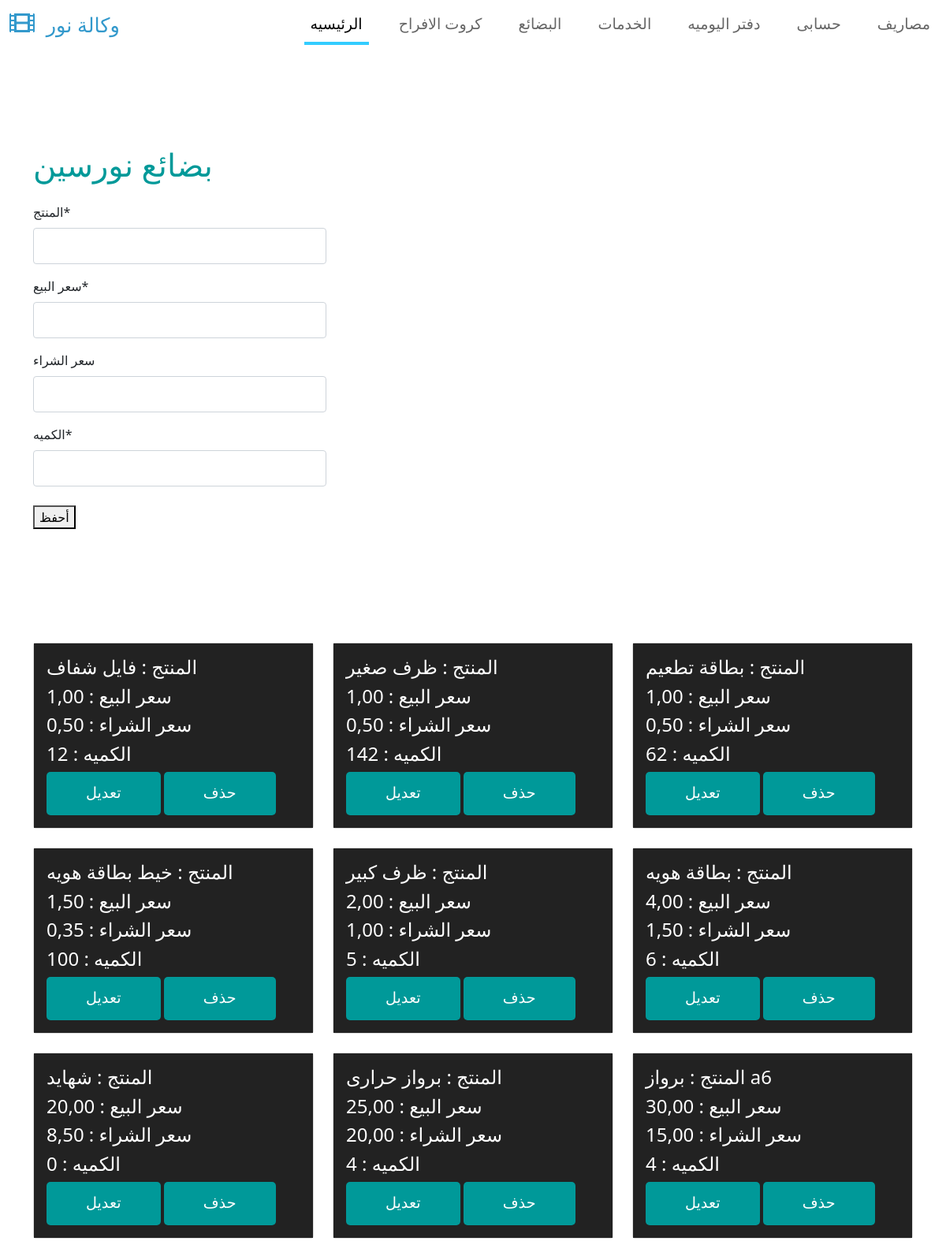
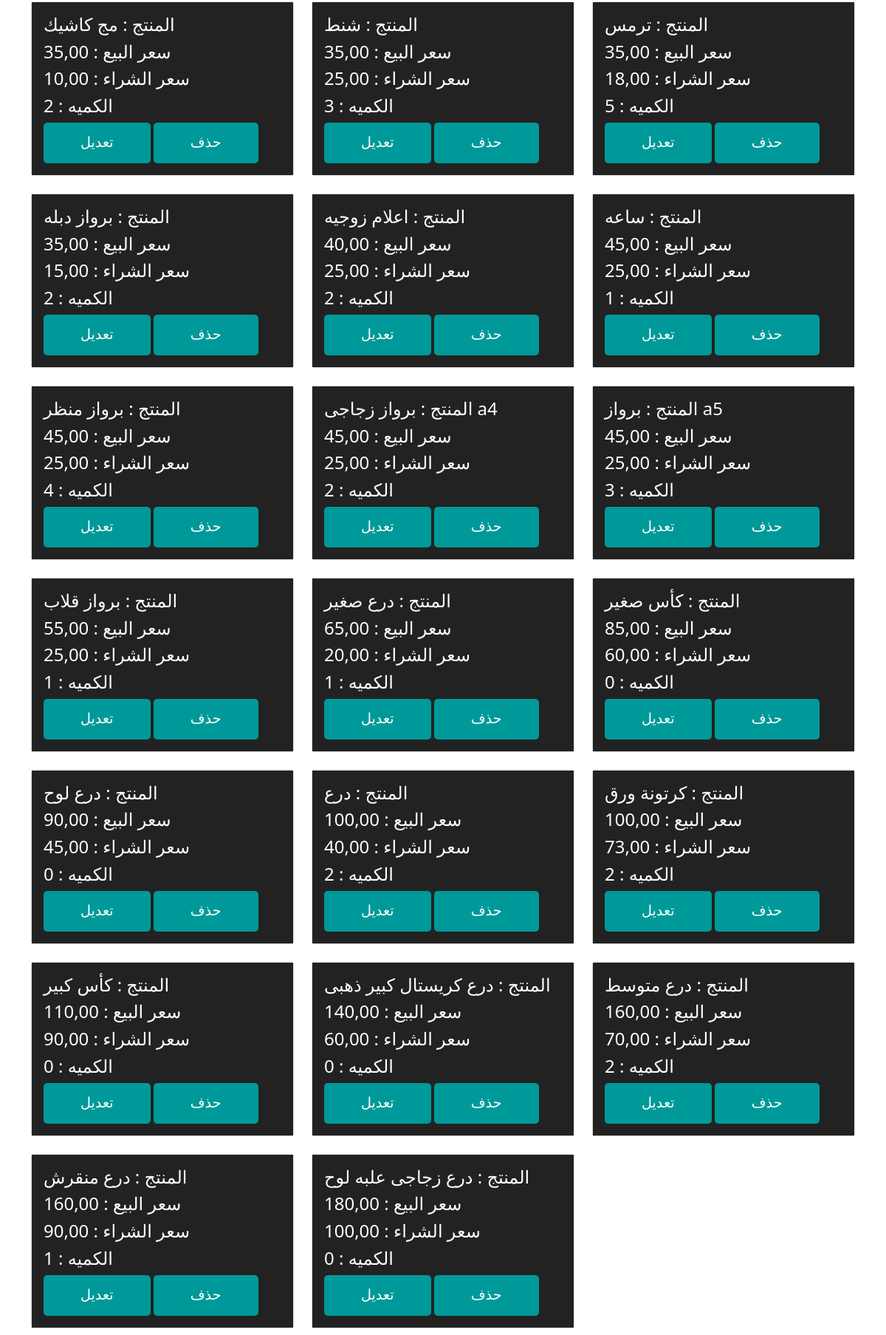
Screenshot of /products/ (upper part) with the database file from the repository (2 pictures, top to bottom).
### products/models.py (models this page shows, shortened)
class Product(models.Model):
    name = models.CharField(_(" المنتج"),max_length=90)
    price = models.DecimalField(_(" سعر البيع"),max_digits=6, decimal_places=2)
    buing = models.DecimalField(_(" سعر الشراء"),max_digits=6, decimal_places=2,blank=True, null=True)
    quantity = models.IntegerField(_(" الكميه"))
    class Meta:
        db_table = ''
        managed = True
        verbose_name ='البضائع'
        verbose_name_plural = 'البضائع'

### products/views.py (the view)
# urls.py: path('products/' , include('products.urls')),
def products(request):
    if request.method == 'POST':
        product_form = ProductForm(request.POST)
        if product_form.is_valid():
            product_form.save()
            return redirect('/products')
    else:
        product_form = ProductForm()
    product = Product.objects.all()
    return render(request,'products/products.html',{
        'product':product,'product_form':product_form
        })
    return render(request,'',{})

### products/forms.py
class ProductForm(forms.ModelForm):
    class Meta:
        model = Product
        fields = '__all__'

### templates/products/products.html (shortened to what this page needs)
{% extends 'base_generic.html' %}
{% load crispy_forms_tags %}
{% block content %}
<br><br><br>
<div class="container my-5">
    <h1 class="tm-text-primary mb-4">بضائع نورسين </h1>
    <form method="POST" enctype="multipart/form-data">
        <div class="col-md-4 mb-4">
            {{ product_form|crispy }}
        </div>
        <div class="col-md-4 mb-4">
        <button type="submit">أحفظ</button>
        </div>
    </form>
    <br><br><br>
    </div>
    <div class="container my-5">
        <div class="row">
            {% for p in product %}
            <div class="col-md-4 mb-4">
                <div class="card h-100">
                    <div class="card-body" style="background: #222222; color: white;">
                        <h4>المنتج : {{ p.name }}</h4>
                        <h4>سعر البيع : {{ p.price }}</h4>
                        <h4>سعر الشراء : {{ p.buing }}</h4>
                        <h4>الكميه : {{ p.quantity }}</h4>
                        <a href="{% url 'edit-products' pk=p.pk %}" class="btn btn-primary">تعديل</a>
                        <a href="{% url 'delete-products' pk=p.pk %}" class="btn btn-primary">حذف</a>
                    </div>
                </div>
            </div>
            {% endfor %}
        </div>
    </div>
<br>
{% endblock content %}

### pro/static/css/templatemo-style.css (style rules this page uses)
a { text-decoration: none; transition: all 0.3s ease; }
.btn { border-radius: 0; }
.btn-primary { background-color: #009999; border: 0; border-radius: 5px; padding: 12px 50px 14px; font-size: 1.2rem; }
.form-control { padding: 10px 20px; width: 100%; height: auto; }
.tm-text-primary { color: #009999; }
.form-control, input:-internal-autofill-selected, select:not([multiple]) { color: #009999 !important; }
.form-control::placeholder { color: #009999; opacity: 1; }

### rows the page displays
Product: name "فايل شفاف", price "1,00", buing "0,50", quantity "12"
Product: name "ظرف صغير", price "1,00", buing "0,50", quantity "142"
Product: name "بطاقة تطعيم", price "1,00", buing "0,50", quantity "62"
Product: name "خيط بطاقة هويه", price "1,50", buing "0,35", quantity "100"
Product: name "ظرف كبير", price "2,00", buing "1,00", quantity "5"
Product: name "بطاقة هويه", price "4,00", buing "1,50", quantity "6"
Product: name "شهايد", price "20,00", buing "8,50", quantity "0"
Product: name "برواز حرارى", price "25,00", buing "20,00", quantity "4"
Product: name "برواز a6", price "30,00", buing "15,00", quantity "4"
Product: name "مج كاشيك", price "35,00", buing "10,00", quantity "2"
Product: name "شنط", price "35,00", buing "25,00", quantity "3"
Product: name "ترمس", price "35,00", buing "18,00", quantity "5"
Product: name "برواز دبله", price "35,00", buing "15,00", quantity "2"
Product: name "اعلام زوجيه", price "40,00", buing "25,00", quantity "2"
Product: name "ساعه", price "45,00", buing "25,00", quantity "1"
Product: name "برواز منظر", price "45,00", buing "25,00", quantity "4"
Product: name "برواز زجاجى a4", price "45,00", buing "25,00", quantity "2"
Product: name "برواز a5", price "45,00", buing "25,00", quantity "3"
Product: name "برواز قلاب", price "55,00", buing "25,00", quantity "1"
Product: name "درع صغير", price "65,00", buing "20,00", quantity "1"
Product: name "كأس صغير", price "85,00", buing "60,00", quantity "0"
Product: name "درع لوح", price "90,00", buing "45,00", quantity "0"
Product: name "درع", price "100,00", buing "40,00", quantity "2"
Product: name "كرتونة ورق", price "100,00", buing "73,00", quantity "2"
Product: name "كأس كبير", price "110,00", buing "90,00", quantity "0"
Product: name "درع كريستال كبير ذهبى", price "140,00", buing "60,00", quantity "0"
Product: name "درع متوسط", price "160,00", buing "70,00", quantity "2"
Product: name "درع منقرش", price "160,00", buing "90,00", quantity "1"
Product: name "درع زجاجى علبه لوح", price "180,00", buing "100,00", quantity "0"
